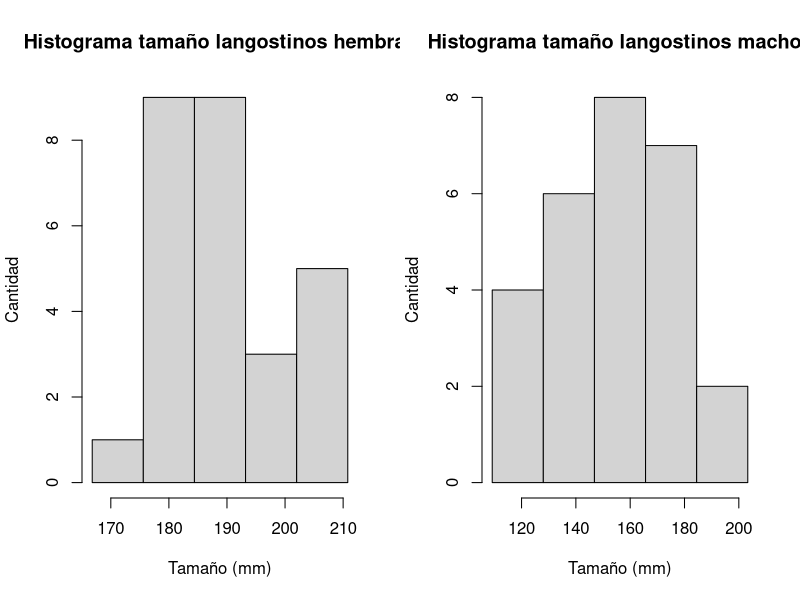
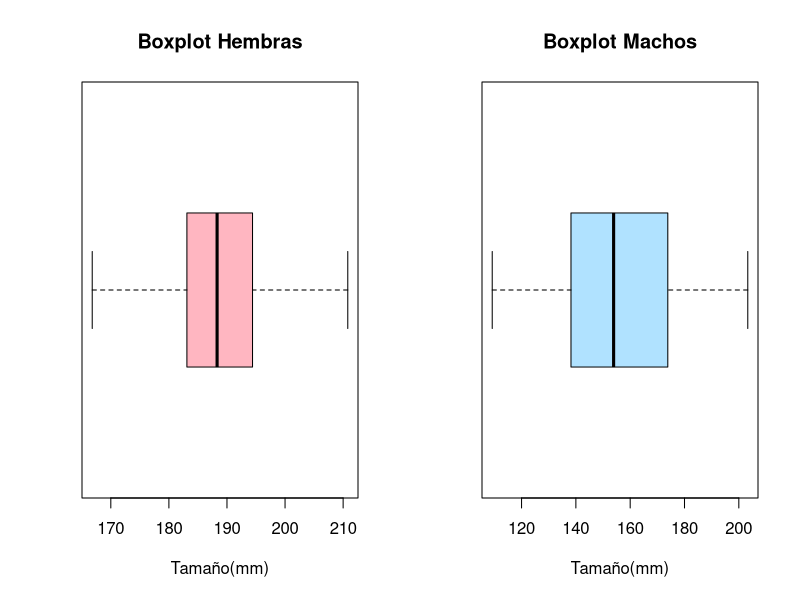
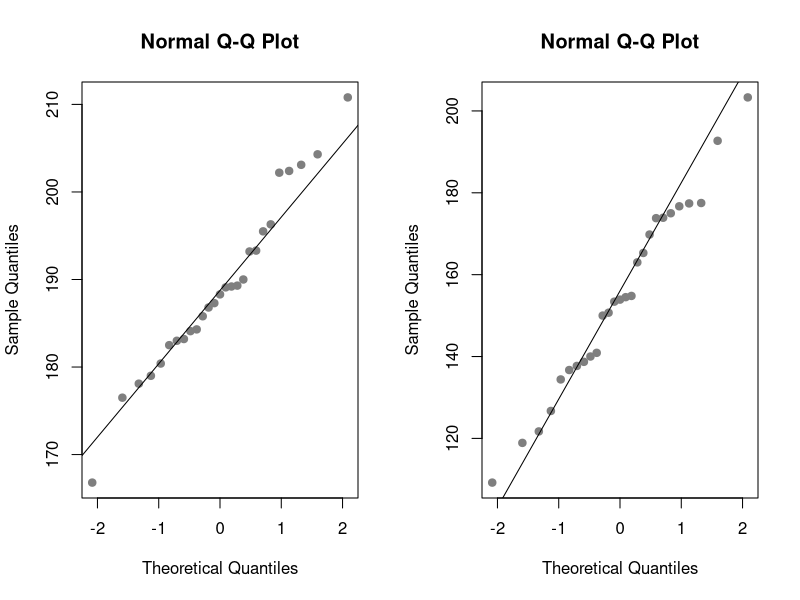
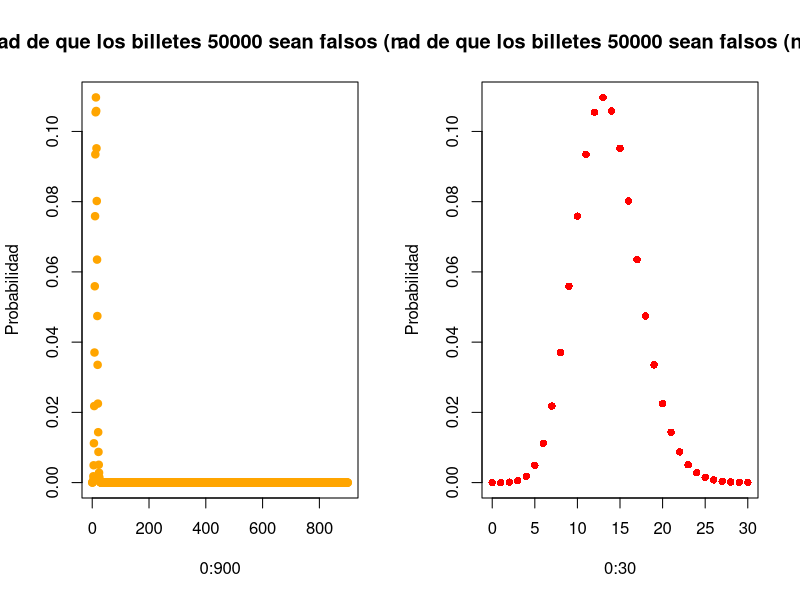
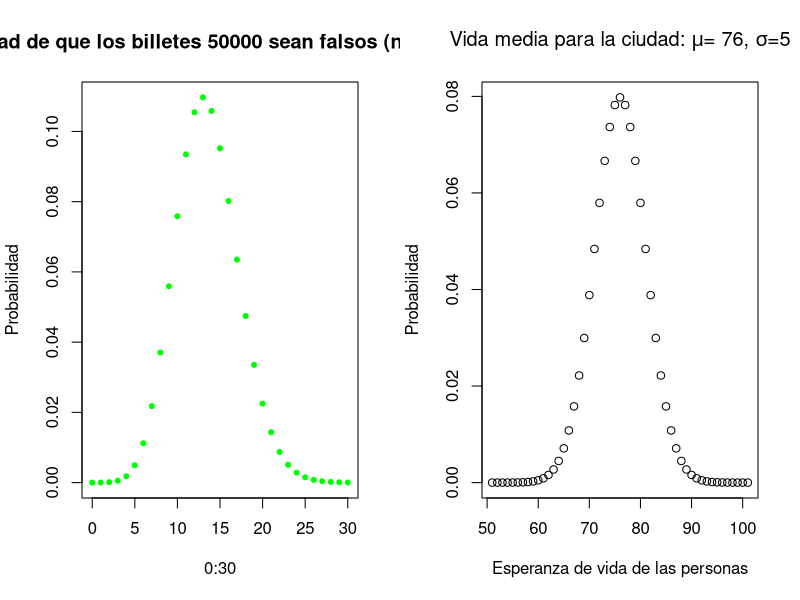
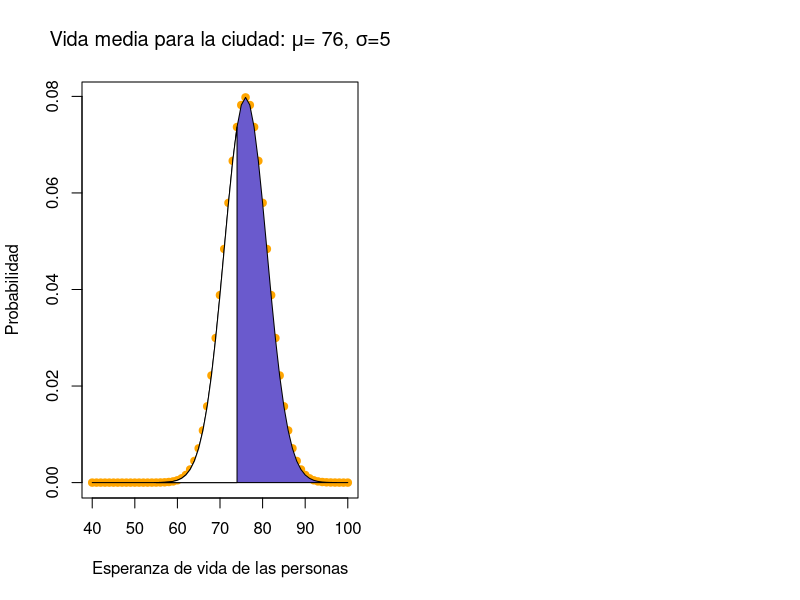

Write R code to recreate these figures, in order.
## ---- chunk 1
knitr::opts_chunk$set(echo = TRUE)
## ---- chunk 2
hembras<- c(183.2, 182.5, 166.8, 184.1, 190.0, 196.3, 183.0,	178.1, 193.3, 204.3, 193.2, 187.3,176.5, 180.4, 185.8, 179.0, 184.3, 189.3, 188.3, 189.2, 195.5, 186.8, 189.1, 202.4, 202.2,203.1,210.8)
machos<- c(140.9, 173.9, 118.9, 121.7, 177.4, 140.0, 173.8, 154.8, 192.7, 154.5, 177.5, 134.4, 109.2, 153.4, 175.0, 150.7, 138.7, 169.8, 203.3,	136.7, 153.9, 163.0, 165.3, 176.7, 137.7, 126.7,	150.0) 

par(mfrow=c(1,2))



hist(hembras, breaks=seq(166.8,210.8,by=8.8), main="Histograma tamaño langostinos hembras", xlab = "Tamaño (mm)", ylab = "Cantidad")
hist(machos, breaks=seq(109.2,203.3,by=18.82), main="Histograma tamaño langostinos machos", xlab = "Tamaño (mm)", ylab = "Cantidad")

cat("INTERPRETACIOÓN: \n Machos: Presenta coeficiente de asimetria positiva lo que nos indica que la mayor concentración de datos está en los primeros intervalos, donde el que mayor concentracion tiene es el que comprende 146.84 - 165.66 \n Hembras: Representa una curtosis leptocurtica debido a que sus datos están muy concentrados en los intervalos 2 y 3.")


## ---- chunk 3

cat("La media de los machos es: ", mean(machos),", y su desviación estandar es: ", sd(machos))
cat("La media de las hembras es: ", mean(hembras),", y su desviación estandar es: ", sd(hembras))
cat("INTERPRETACIÓN: De esto podemos concluir que en promedio los langostinos hembra son mas grandes que los machos, además de que la desviación estandar de las hembras es menor lo que nos indica que varia menos el tamaño en hembras que en machos.")
## ---- chunk 4
z<- 1.98

mediaH<-mean(hembras)
nH<- length(hembras)
desviacionH<- sd(hembras)
errorstH<-desviacionH/sqrt(nH)

lim_infH<- mediaH-(z*errorstH)
lim_supH<- mediaH+(z*errorstH)


mediaM<-mean(machos)
nM<- length(machos)
desviacionM<- sd(machos)
errorstM<-desviacionM/sqrt(nM)

lim_infM<- mediaM-(z*errorstM)
lim_supM<- mediaM+(z*errorstM)

##interval_mM<- data.frame(nM,mediaM,desviacionM,errorstM,lim_infM,lim_supM)
##interval_mM
cat("El valor inferior del intervalo de confianza de la media de las hembras es:",lim_infH,".\nEl valor superior del intervalo de confianza de la media de las hembras es:",lim_supH)

cat("El valor inferior del intervalo de confianza de la media de los machos es:",lim_infM,".\nEl valor superior del intervalo de confianza de la media de los machos es:",lim_supM)

cat("INTERPRETACIÓN: Con base en el intervalo para la media que se calcularon podemos inferir que con un 97% de confianza la media real de la poblacion es para machos entre [145.677 - 163.255] y para hembras [185.32 - 192.812]")
## ---- chunk 5
boxplot(hembras, horizontal = TRUE, main = "Boxplot Hembras", xlab = "Tamaño(mm)", col = "#FFB6C1")
cat("INTERPRETACION: La aglomeración de los datos se repesenta gracias al tamaño de la caja y la media está más cercana al cuartil 1")
boxplot(machos, horizontal = TRUE, main = "Boxplot Machos",  xlab = "Tamaño(mm)", col = "#B0E2FF")
cat("INTERPRETACION: No hay tanta concentración de datos, es decir, están más dispersos y que la media es más cercana al cuartil 1")
## ---- chunk 6
qqnorm(hembras, pch = 19, col = "gray50")
qqline(hembras)

qqnorm(machos, pch = 19, col = "gray50")
qqline(machos)
## ---- chunk 7

# Binomial 
# x# de billetes falsos
# p: 3/200 q: 197/200 n:900
# p(x<=25)
cat("La probabildiad de que a los sumo 25 billetes sean falsos es: ",sum( dbinom(0:25,900,3/200)))
plot(0:900, dbinom(0:900,900,3/200), main = "Probabilidad de que los billetes 50000 sean falsos (n=900, p=3/200)", ylab = "Probabilidad", pch = 19, col="orange")
## ---- chunk 8

# Binomial 
# x# de billetes falsos
# p: 3/200 q: 197/200 n:900
# p(<=20x<=30)
cat("La probabilidad de que la cantidad de billetes falsos está entre 20 y 30 es: ",sum( dbinom(0:30,900,3/200))-sum(dbinom(0:20,900,3/200)))
plot(0:30, dbinom(0:30,900,3/200), main = "Probabilidad de que los billetes 50000 sean falsos (n=900, p=3/200)", ylab = "Probabilidad", pch = 16, col="red")
## ---- chunk 9
# Binomial 
# x# de billetes falsos
# p: 3/200 q: 197/200 n:900
# p(x>=10)
cat("La probabilidad de que mas de 10 billetes sean falsos es: ",sum( dbinom(0:900,900,3/200))-sum(dbinom(0:10,900,3/200)))
plot(0:30, dbinom(0:30,900,3/200), main = "Probabilidad de que los billetes 50000 sean falsos (n=900, p=3/200)", ylab = "Probabilidad", pch = 20, col="green")
## ---- chunk 10
# Normal 
# x= # de personas que superaran los 92 años
# media = 76 Varianza = 25 Desviación = 5
# p(x>92)
resultado3a<-pnorm(92,76,5,lower.tail = FALSE)
cat("La probabilidad de que personas que viviran mas de 92 años es: ",resultado3a)
plot(51:101,dnorm(51:101,76,5), main = expression(paste( "Vida media para la ciudad: ", mu ,"= 76, ", sigma,"=5")), xlab = "Esperanza de vida de las personas", ylab = "Probabilidad" )
## ---- chunk 11
# Normal 
# x= # de personas que viviran menos de 55 o mas de 75 años
# media = 76 Varianza = 25
# p(55<X)+ p(X>75)

x<-dnorm(40:100, 76, 5)
y<-40:100

l <- min(which(y >= 55))
h <- max(which(y < 75))

value  <- 55
resultado3b<-pnorm(75,76,5,lower.tail = FALSE) + pnorm(55,76,5)
cat("La probabilidad de que personas que viviran menos de 55 o mas de 75 años es: ",resultado3b)
plot(40:100,dnorm(40:100,76,5),  main = expression(paste( "Vida media para la ciudad: ", mu ,"= 76, ", sigma,"=5")), xlab = "Esperanza de vida de las personas", ylab = "Probabilidad", pch = 19, col="orange")
polygon(y,x, col = "slateblue")
polygon(c(y[c(l, l:h, h)]), c(0, x[l:h], 0), col = "white")
#polygon(c(y[y>=value], max(y), value), c(x[y>=value], 0, 0), col="white")
